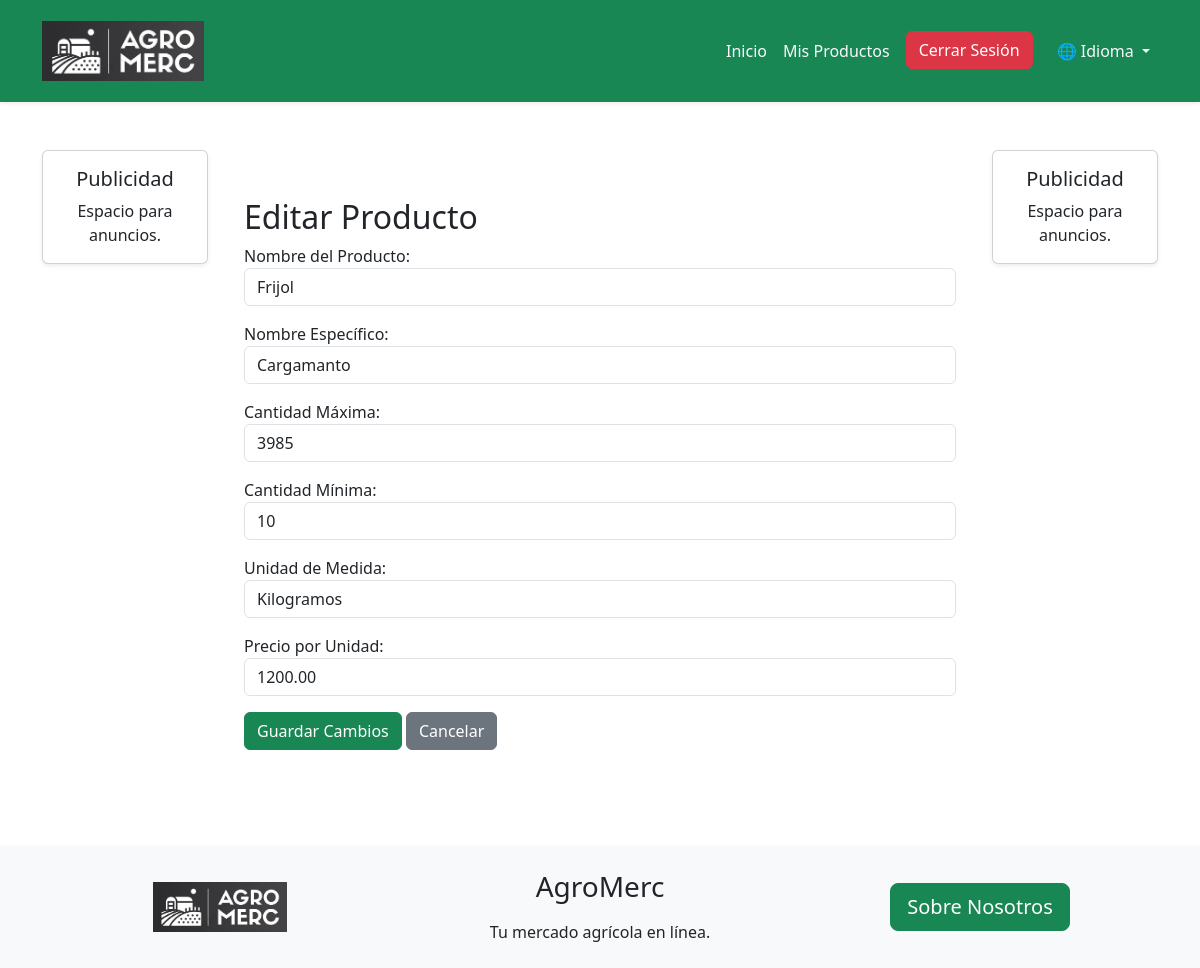
Page /es/editProducto/2/ (signed in) on the earlier database version.
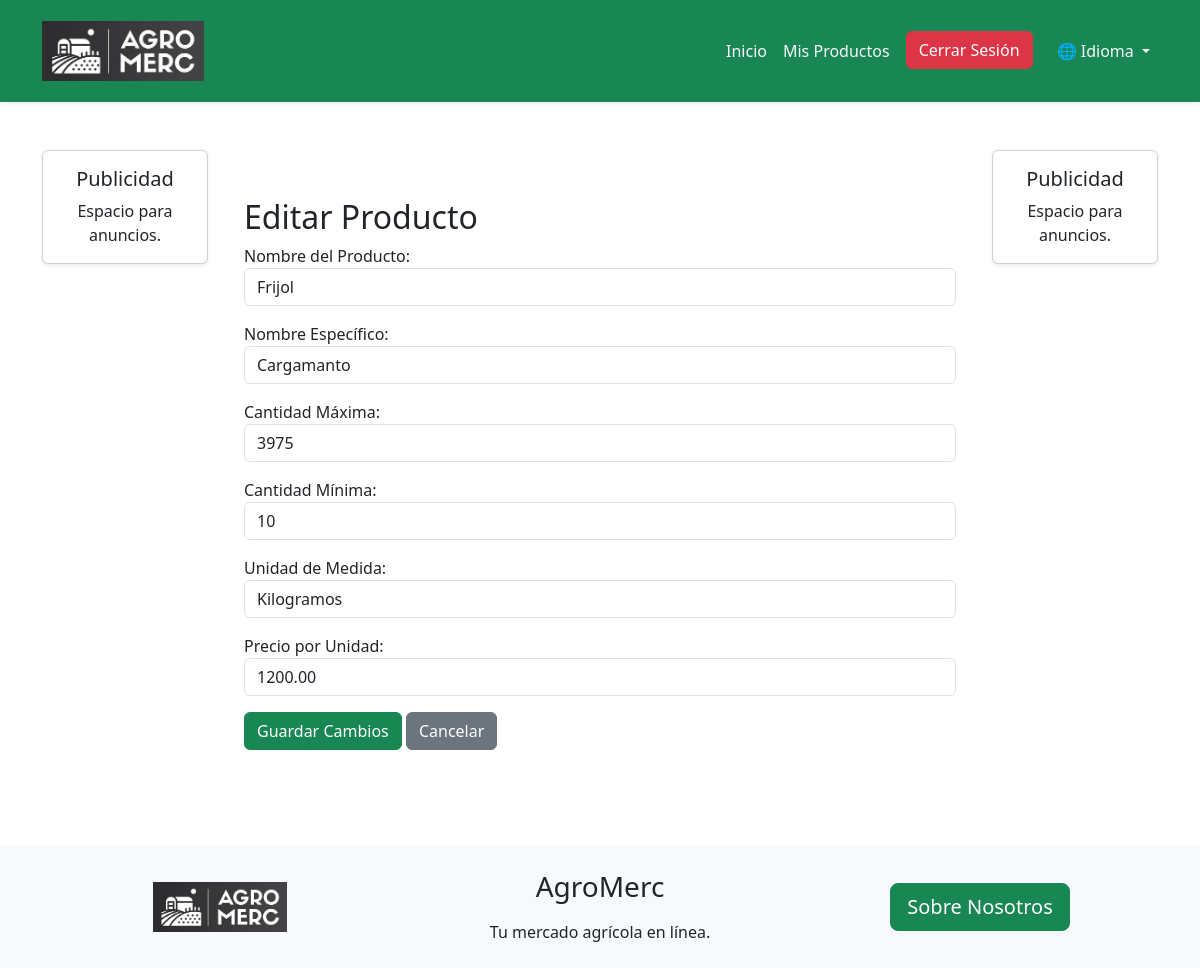
Same page on the later database version.
### AgroMercApp/models.py (models this page shows, shortened)
class ProductModel(models.Model):
    PRODUCTS_NAME_CHOICES = [
        ('aguacate', 'Aguacate'),
        ('banana', 'Banano'),
        ('brocoli', 'Brócoli'),
        ('cafe', 'Café'),
        ('cebolla_cabezona', 'Cebolla Cabezona'),
        ('cebolla_larga', 'Cebolla Larga'),
        ('coliflor', 'Coliflor'),
        ('frijol', 'Frijol'),
        ('guayaba', 'Guayaba'),
        ('lechuga', 'Lechuga'),
        ('limon', 'Limón'),
        ('lulo', 'Lulo'),
        ('maiz', 'Maíz'),
        ('mango', 'Mango'),
        ('maracuya', 'Maracuyá'),
        ('naranja', 'Naranja'),
        ('papa', 'Papa'),
        ('papaya', 'Papaya'),
        ('platano', 'Platano'),
        ('piña', 'Piña'),
        ('sandia', 'Sandía'),
        ('tomate', 'Tomate'),
        ('yuca', 'Yuca'),
        ('zanahoria', 'Zanahoria')
    ]
    UNITS_CHOICES = (
        ('kg', 'Kilogramos'),
        ('lb', 'Libras'),
        ('unit', 'Unidades'),
    )
    productName = models.CharField(max_length=30,choices=PRODUCTS_NAME_CHOICES, verbose_name='Nombre del Producto')
    specificName = models.CharField(max_length=100, verbose_name='Nombre Específico')
    maxQuantity = models.IntegerField(verbose_name='Cantidad Máxima')
    minQuantity = models.IntegerField(verbose_name='Cantidad Mínima')
    unit = models.CharField(max_length=10, choices=UNITS_CHOICES, verbose_name='Unidad de Medida')
    seller = models.ForeignKey(settings.AUTH_USER_MODEL, on_delete=models.CASCADE,verbose_name='Vendedor')
    sellerId = models.CharField(max_length=10,verbose_name='Cedula del Vendedor')
    categories = models.CharField(max_length=100, verbose_name='Categorías')
    pricePeerUnit = models.DecimalField(max_digits=10, decimal_places=2, verbose_name='Precio por Unidad',default=1000)

### AgroMercApp/views.py (the view)
# urls.py: path('editProducto/<int:pk>/', EditProductView.as_view(), name='editProduct'),
class EditProductView(LoginRequiredMixin, UpdateView):
    model = ProductModel
    form_class = ProductForm
    template_name = 'pages/store/products/editProducts.html'
    success_url = reverse_lazy('myProducts')
    def get_queryset(self):
        return ProductModel.objects.filter(seller=self.request.user)

### AgroMercApp/forms.py
class ProductForm(forms.ModelForm):
    class Meta:
        model = ProductModel
        fields = ['productName', 'specificName', 'maxQuantity', 'minQuantity', 'unit', 'pricePeerUnit']
    def __init__(self, *args, **kwargs):
        super().__init__(*args, **kwargs)
        self.fields['productName'].widget.attrs.update({'class': 'form-control'})
        self.fields['specificName'].widget.attrs.update({'class': 'form-control'})
        self.fields['maxQuantity'].widget.attrs.update({'class': 'form-control'})
        self.fields['minQuantity'].widget.attrs.update({'class': 'form-control'})
        self.fields['unit'].widget.attrs.update({'class': 'form-control'})
        self.fields['pricePeerUnit'].widget.attrs.update({'class': 'form-control'})

### AgroMercApp/templates/pages/store/products/editProducts.html (shortened to what this page needs)
{% extends "pages/base.html" %}
{% load i18n %}
{% block authenticated_links %}
<a class="nav-link btn btn-outline-dark text-light" href="{% url 'home' %}">{% trans "Inicio" %}</a>
<a class="nav-link btn btn-outline-dark text-light" href="{% url 'myProducts' %}">{% trans "Mis Productos" %}</a>
{% endblock %}
{% block content %}
<div class="container py-5">
    <h2>{% trans "Editar Producto" %}</h2>
    <form method="post">
        {{ form.as_p }}
        <button type="submit" class="btn btn-success">{% trans "Guardar Cambios" %}</button>
        <a href="{% url 'myProducts' %}" class="btn btn-secondary">{% trans "Cancelar" %}</a>
    </form>
</div>
{% endblock %}

Differences in the rows shown:
changed ProductModel "Frijol": maxQuantity "3985" → "3975"
